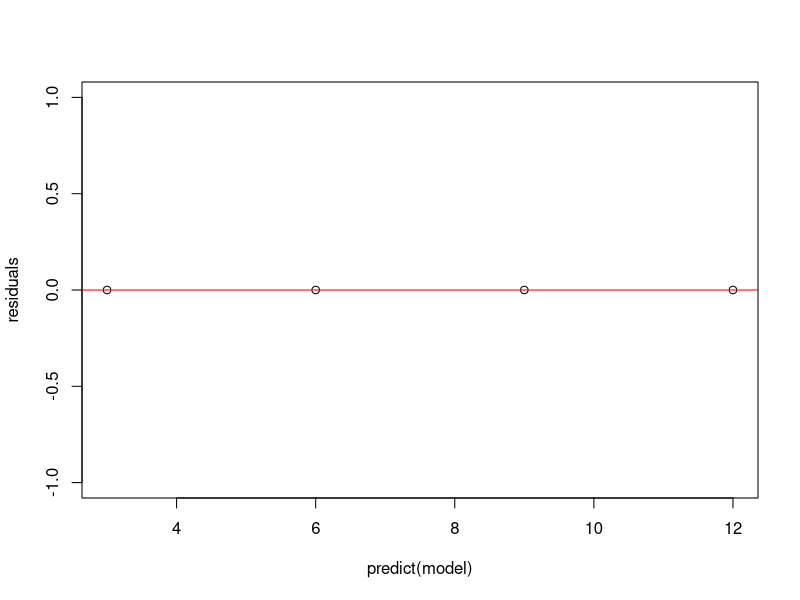

The R source for this figure:
# Snippet 1: Introduction to Linear Regression
X <- c(1, 2, 3, 4)
y <- c(3, 6, 9, 12)
model <- lm(y ~ X)

# Snippet 2: Multiple Linear Regression
X_multi <- data.frame(X1 = c(1, 2, 3, 4), X2 = c(2, 4, 6, 8))
model_multi <- lm(y ~ X1 + X2, data = X_multi)

# Snippet 3: Assumptions and Diagnostics
residuals <- resid(model)
plot(predict(model), residuals)
abline(h = 0, col = "red")

# Snippet 4: Interpretation and Applications (Using the previous models)
slope <- coef(model)['X']
intercept <- coef(model)['(Intercept)']
